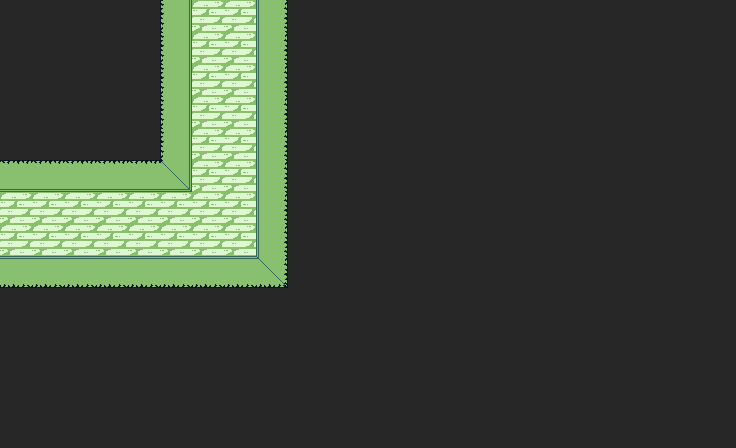

A level layout from a 2D game, rendered from its tile map. Below: a short description, then the map file with its tile-grid data intact:
An orthogonal 23x14 tile map with 32x32 px tiles, 1 tile layer (Vrstva dlaždic 1).

<map version="1.8" tiledversion="1.8.4" orientation="orthogonal" renderorder="right-down" width="23" height="14" tilewidth="32" tileheight="32" infinite="0" nextlayerid="2" nextobjectid="1">
 <tileset firstgid="1" source="../Zdi.tsx" />
 <layer id="1" name="Vrstva dlaždic 1" width="23" height="14">
  <data encoding="csv">
18,18,18,18,18,15,5,5,9,18,18,18,18,18,18,18,18,18,18,18,18,18,18,
18,18,18,18,18,15,5,5,9,18,18,18,18,18,18,18,18,18,18,18,18,18,18,
18,18,18,18,18,15,5,5,9,18,18,18,18,18,18,18,18,18,18,18,18,18,18,
18,18,18,18,18,15,5,5,9,18,18,18,18,18,18,18,18,18,18,18,18,18,18,
18,18,18,18,18,15,5,5,9,18,18,18,18,18,18,18,18,18,18,18,18,18,18,
6,6,6,6,6,17,5,5,9,18,18,18,18,18,18,18,18,18,18,18,18,18,18,
5,5,5,5,5,5,5,5,9,18,18,18,18,18,18,18,18,18,18,18,18,18,18,
5,5,5,5,5,5,5,5,9,18,18,18,18,18,18,18,18,18,18,18,18,18,18,
12,12,12,12,12,12,12,12,10,18,18,18,18,18,18,18,18,18,18,18,18,18,18,
18,18,18,18,18,18,18,18,18,18,18,18,18,18,18,18,18,18,18,18,18,18,18,
18,18,18,18,18,18,18,18,18,18,18,18,18,18,18,18,18,18,18,18,18,18,18,
18,18,18,18,18,18,18,18,18,18,18,18,18,18,18,18,18,18,18,18,18,18,18,
18,18,18,18,18,18,18,18,18,18,18,18,18,18,18,18,18,18,18,18,18,18,18,
18,18,18,18,18,18,18,18,18,18,18,18,18,18,18,18,18,18,18,18,18,18,18
</data>
 </layer>
</map>
